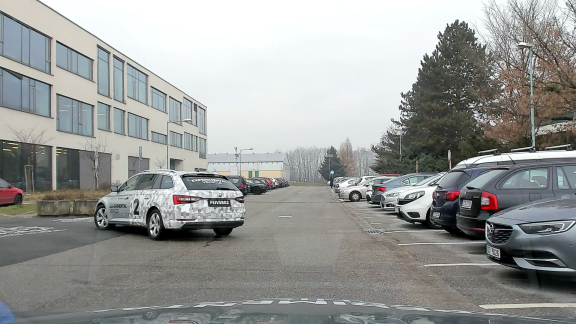
#> input picture input/task1/img.png, 576 x 324 px
$ python task1.py
#> lines starting #> are read from the running program, lines starting #| are printed output that depends on the picture
import cv2
import numpy as np
from matplotlib import pyplot as plt
import matplotlib


# [18 lines left out: function cv_1, not called in this run]


def cv_2():
    image = cv2.imread("../input/task1/img.png", 1)
#> image is the input picture: shape (324, 576, 3); mean B, G, R 152.9, 154.7, 152.8
    image2 = cv2.imread("../input/task1/img.png", 1)

    image = cv2.cvtColor(image, cv2.COLOR_BGR2RGB)

    image2 = cv2.resize(image, (150, 150))
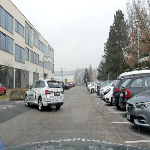
#> image2: shape (150, 150, 3); mean R, G, B 152.8, 154.7, 152.9

    plt.subplot(2, 1, 1)
    plt.imshow(image)
    plt.subplot(2, 1, 2)
    plt.imshow(image2)
    plt.show()
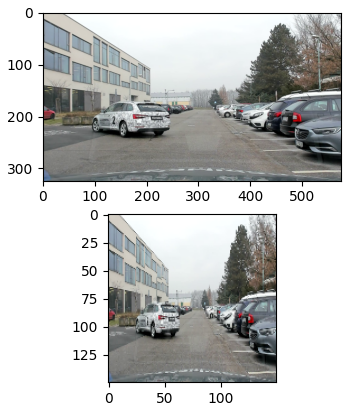
#> figure drawn by matplotlib, 2 panels


# [30 lines left out: functions cv_3, cv_4, not called in this run]


def main():
    matplotlib.use("WebAgg")
    print(f"Version of OpenCV: {cv2.__version__}")

    # cv_1()
    cv_2()
    # cv_3()
    # cv_4()


if __name__ == '__main__':
    main()
